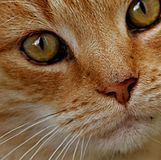
#> input picture data/img1.jpeg, 161 x 160 px, given in place of rotated_img1.jpeg, which was not available
$ python testset_build.py
#> lines starting #> are read from the running program, lines starting #| are printed output that depends on the picture; long printed decimals are rounded; pictures that were not available may be replaced by others from this repository, and a replacement may not be noted
import cv2 as cv
import numpy as np
import matplotlib.pyplot as plt
import sys
import imutils
import mst
import glob
from scipy.stats import entropy

# [420 lines left out: functions Generate_Naive_Testset_Cropping, get_center, Generate_Naive_Testset_Rotation, Generate_Naive_Testset_Scaling, Generate_Naive_Testset_Translation, Generate_Testset_One and 12 more, not called in this run]

if __name__ == '__main__':
    # [63 lines of commented-out code are left out]

    img = cv.imread('./data/rotated_img1.jpeg')
#> img is the input picture: shape (160, 161, 3); mean B, G, R 64.5, 97, 129.5
    testSet = Generate_Naive_Testset_Translation(img)
#> the loop in Generate_Naive_Testset_Translation, `for matrix in transMatrixList:` made 4 passes
#> pass 1, in Generate_Naive_Testset_Translation, `shifted = cv.warpAffine(img, matrix, (IMG_LENGTH, IMG_WIDTH),flags=cv...`:
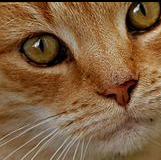
#> shifted: shape (160, 161, 3); mean B, G, R 63.6, 95.7, 127.9
#> pass 2, in Generate_Naive_Testset_Translation, `shifted = cv.warpAffine(img, matrix, (IMG_LENGTH, IMG_WIDTH),flags=cv...`:
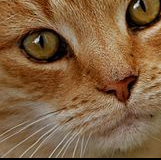
#> shifted: shape (160, 161, 3); mean B, G, R 63.8, 95.8, 127.8
#> pass 3, in Generate_Naive_Testset_Translation, `shifted = cv.warpAffine(img, matrix, (IMG_LENGTH, IMG_WIDTH),flags=cv...`:
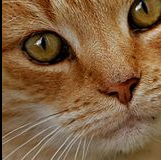
#> shifted: shape (160, 161, 3); mean B, G, R 63.7, 95.8, 127.8
#> after the loop in Generate_Naive_Testset_Translation, `for matrix in transMatrixList:`: imgList = 5 items
#> the loop in Generate_Naive_Testset_Translation, `for count,image in enumerate(imgList):` made 5 passes
#> testSet = 5 items
    simMatrix = CalcSimilarityHist(testSet)
#> in CalcSimilarityHist, `length = len(imgList)`: length = 5
#> the loop in CalcSimilarityHist, `for i in range(0,length):` made 5 passes
#> pass 1, in TwoImgSimilarity, `img1re = cv.resize(img1, NEW_SIZE, interpolation=cv.INTER_LANCZOS4)`:
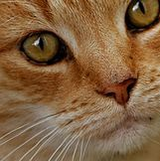
#> img1re: shape (161, 160, 3); mean B, G, R 64.5, 97, 129.5
#> pass 1, in TwoImgSimilarity, `grey2 = cv.cvtColor(img2re, cv.COLOR_BGR2GRAY)`:
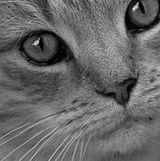
#> grey2: shape (161, 160); min 0, max 240, mean 103
#> pass 1, in TwoImgSimilarity (call 2), `img2re = cv.resize(img2, NEW_SIZE, interpolation=cv.INTER_LANCZOS4)`:
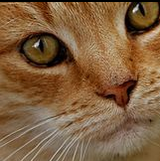
#> img2re: shape (161, 160, 3); mean B, G, R 63.6, 95.8, 128
#> pass 1, in TwoImgSimilarity (call 2), `grey2 = cv.cvtColor(img2re, cv.COLOR_BGR2GRAY)`:
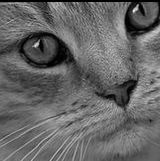
#> grey2: shape (161, 160); min 0, max 240, mean 101.7
#> after the loop in CalcSimilarityHist, `for i in range(0,length):`: Similarity = [[0, 1, 0.594, 0.385, 0.326], [1, 0, 1, 0.96, 0.942], [0.594, 1, 0, 0.576, 0.615], [0.385, 0.96, 0.576, 0, 0.492], [0.326, 0.942, 0.615, 0.492, 0]]
#> simMatrix has the same summary as Similarity in CalcSimilarityHist
    print(simMatrix)
#| [[0.         1.         0.5935   0.3855 0.3263 ]
#|  [1.         0.         1.         0.9597  0.9424 ]
#|  [0.5935   1.         0.         0.576  0.6145]
#|  [0.3855 0.9597  0.576  0.         0.4916 ]
#|  [0.3263  0.9424  0.6145 0.4916  0.        ]]

    # [9 lines of commented-out code are left out]

    img = cv.imread('./data/rotated_img1.jpeg')
    img = img.astype(np.uint16) + 255
    offsetImg = cv.normalize(img, None, 0, 2**16-1, cv.NORM_MINMAX, dtype=cv.CV_16U)
    cv.imwrite('./data/residual/residual.ppm', img)
    img = img - 255
    img = img.astype(np.uint8)
    cv.imwrite('./data/residual/residual.ppm', img)

$ run again, on data/transformed_img1.jpeg
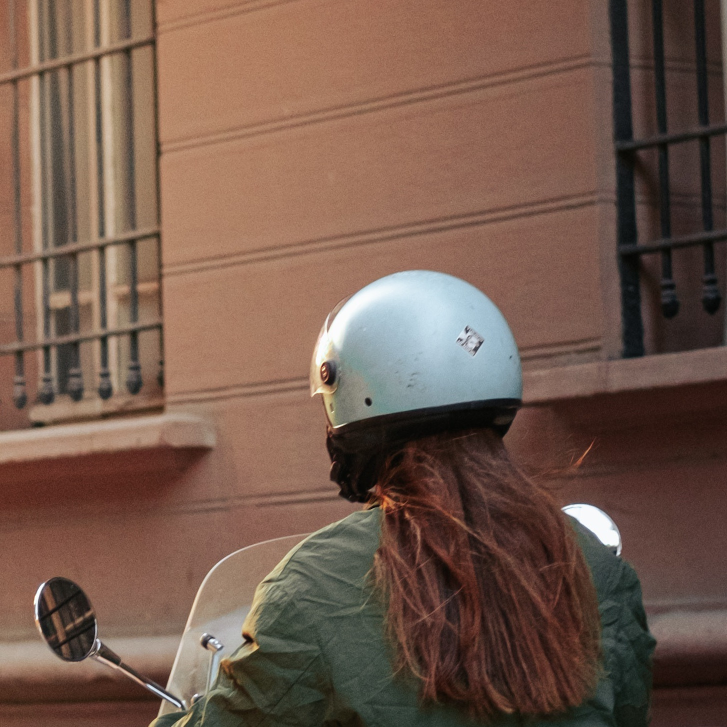
#> input picture data/transformed_img1.jpeg, 1454 x 1454 px, given in place of rotated_img1.jpeg, which was not available (shown at 1/2 size)
#> img is the input picture: shape (1454, 1454, 3); mean B, G, R 76.6, 89.9, 116
#> after the loop in Generate_Naive_Testset_Translation, `for matrix in transMatrixList:`: imgList = 5 items
#> the loop in Generate_Naive_Testset_Translation, `for count,image in enumerate(imgList):` made 5 passes
#> length = 5
#> the loop in CalcSimilarityHist, `for i in range(0,length):` made 5 passes
#> pass 1, in TwoImgSimilarity, `grey2 = cv.cvtColor(img2re, cv.COLOR_BGR2GRAY)`:
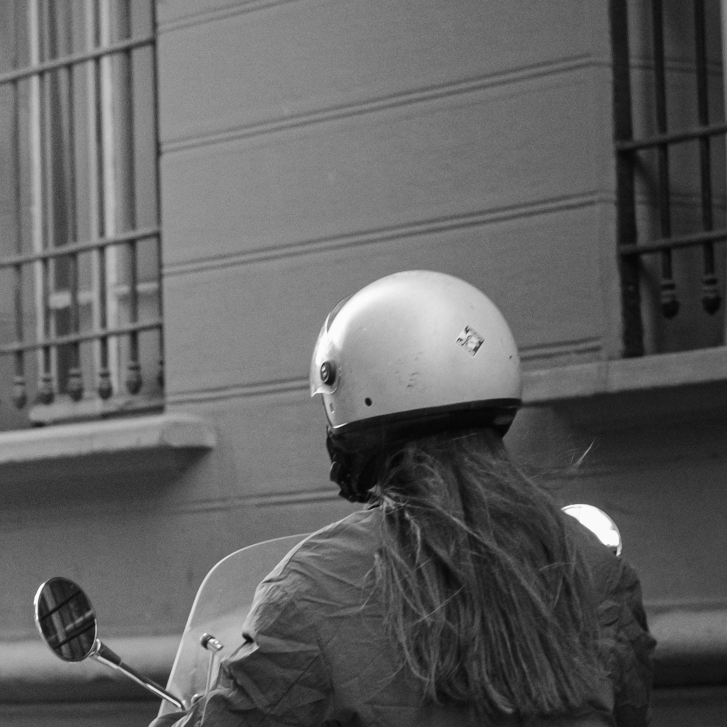
#> grey2: shape (1454, 1454) (shown at 1/2 size); min 3, max 255, mean 96.2
#> after the loop in CalcSimilarityHist, `for i in range(0,length):`: Similarity = [[0, 1, 0.171, 0.0264, 0.0264], [1, 0, 1, 0.981, 0.981], [0.171, 1, 0, 0.173, 0.173], [0.0264, 0.981, 0.173, 0, 0.00404], [0.0264, 0.981, 0.173, 0.00404, 0]]
#> simMatrix has the same summary as Similarity in CalcSimilarityHist
#| [[0.         1.         0.1712 0.02639 0.02637 ]
#|  [1.         0.         1.         0.9813  0.9813 ]
#|  [0.1712 1.         0.         0.173 0.1731]
#|  [0.02639 0.9813  0.173 0.         0.004041]
#|  [0.02637  0.9813  0.1731 0.004041 0.        ]]
